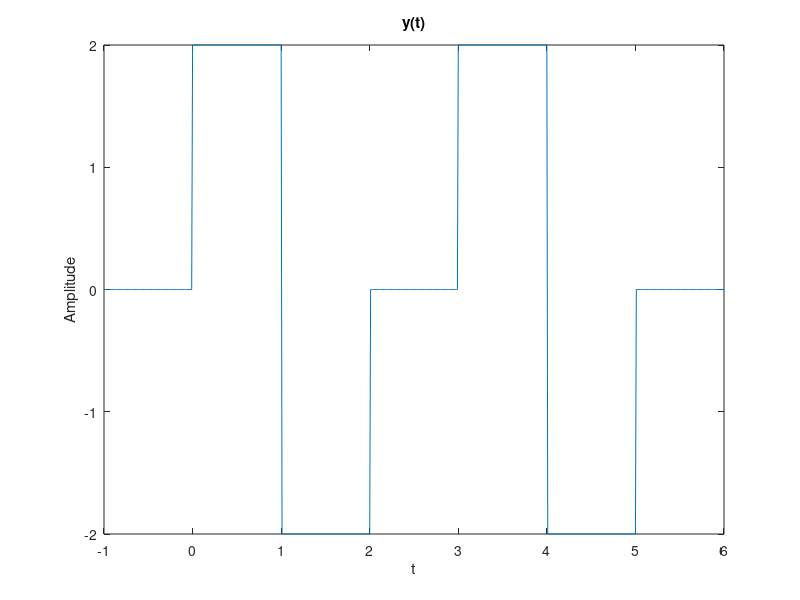
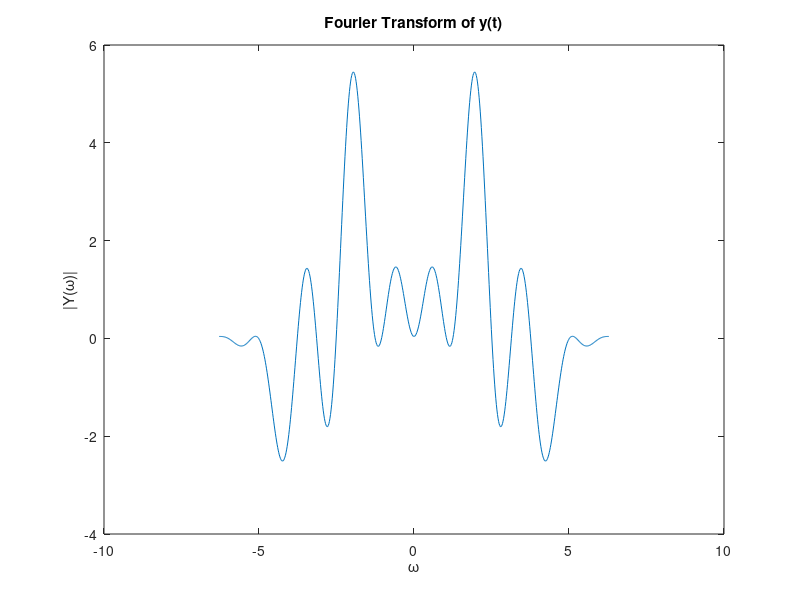

MATLAB code to generate these figures, in order:
clc
close all
clear all

td = 0.01;
t = -1:td:6;

y = 2*(t>=0 & t<=1) -2*(t>1 & t<=2) +2*(t>=3 & t<=4) -2*(t>4 & t<=5);

w = linspace(-2*pi,2*pi,length(t));
Y = sum(y'.*exp(-j*w.*t')*td);

figure
plot(t,y)
title('y(t)')
xlabel('t')
ylabel('Amplitude')

figure
plot(w,Y)
title('Fourier Transform of y(t)')
xlabel('\omega')
ylabel('|Y(\omega)|')
